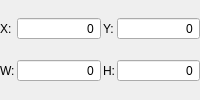
                             <widget class="QWidget" name="rectWidget" native="true">
                              <property name="minimumSize">
                               <size>
                                <width>0</width>
                                <height>0</height>
                               </size>
                              </property>
                              <layout class="QGridLayout" name="gridLayout_3">
                               <property name="leftMargin">
                                <number>0</number>
                               </property>
                               <property name="topMargin">
                                <number>0</number>
                               </property>
                               <property name="rightMargin">
                                <number>0</number>
                               </property>
                               <property name="bottomMargin">
                                <number>0</number>
                               </property>
                               <property name="spacing">
                                <number>2</number>
                               </property>
                               <item row="0" column="1">
                                <widget class="QSpinBox" name="spriteLeftSpinBox">
                                 <property name="sizePolicy">
                                  <sizepolicy hsizetype="MinimumExpanding" vsizetype="Fixed">
                                   <horstretch>0</horstretch>
                                   <verstretch>0</verstretch>
                                  </sizepolicy>
                                 </property>
                                 <property name="alignment">
                                  <set>Qt::AlignmentFlag::AlignRight|Qt::AlignmentFlag::AlignTrailing|Qt::AlignmentFlag::AlignVCenter</set>
                                 </property>
                                 <property name="buttonSymbols">
                                  <enum>QAbstractSpinBox::ButtonSymbols::NoButtons</enum>
                                 </property>
                                 <property name="minimum">
                                  <number>-99999</number>
                                 </property>
                                 <property name="maximum">
                                  <number>99999</number>
                                 </property>
                                </widget>
                               </item>
                               <item row="0" column="0">
                                <widget class="QLabel" name="label_5">
                                 <property name="sizePolicy">
                                  <sizepolicy hsizetype="Maximum" vsizetype="Preferred">
                                   <horstretch>0</horstretch>
                                   <verstretch>0</verstretch>
                                  </sizepolicy>
                                 </property>
                                 <property name="text">
                                  <string>X:</string>
                                 </property>
                                </widget>
                               </item>
                               <item row="0" column="3">
                                <widget class="QSpinBox" name="spriteTopSpinBox">
                                 <property name="sizePolicy">
                                  <sizepolicy hsizetype="MinimumExpanding" vsizetype="Fixed">
                                   <horstretch>0</horstretch>
                                   <verstretch>0</verstretch>
                                  </sizepolicy>
                                 </property>
                                 <property name="alignment">
                                  <set>Qt::AlignmentFlag::AlignRight|Qt::AlignmentFlag::AlignTrailing|Qt::AlignmentFlag::AlignVCenter</set>
                                 </property>
                                 <property name="buttonSymbols">
                                  <enum>QAbstractSpinBox::ButtonSymbols::NoButtons</enum>
                                 </property>
                                 <property name="minimum">
                                  <number>-99999</number>
                                 </property>
                                 <property name="maximum">
                                  <number>99999</number>
                                 </property>
                                </widget>
                               </item>
                               <item row="0" column="2">
                                <widget class="QLabel" name="label_8">
                                 <property name="sizePolicy">
                                  <sizepolicy hsizetype="Maximum" vsizetype="Preferred">
                                   <horstretch>0</horstretch>
                                   <verstretch>0</verstretch>
                                  </sizepolicy>
                                 </property>
                                 <property name="text">
                                  <string>Y:</string>
                                 </property>
                                </widget>
                               </item>
                               <item row="1" column="0">
                                <widget class="QLabel" name="label_9">
                                 <property name="text">
                                  <string>W:</string>
                                 </property>
                                </widget>
                               </item>
                               <item row="1" column="1">
                                <widget class="QSpinBox" name="spriteWidthSpinBox">
                                 <property name="sizePolicy">
                                  <sizepolicy hsizetype="MinimumExpanding" vsizetype="Fixed">
                                   <horstretch>0</horstretch>
                                   <verstretch>0</verstretch>
                                  </sizepolicy>
                                 </property>
                                 <property name="alignment">
                                  <set>Qt::AlignmentFlag::AlignRight|Qt::AlignmentFlag::AlignTrailing|Qt::AlignmentFlag::AlignVCenter</set>
                                 </property>
                                 <property name="buttonSymbols">
                                  <enum>QAbstractSpinBox::ButtonSymbols::NoButtons</enum>
                                 </property>
                                 <property name="minimum">
                                  <number>-99999</number>
                                 </property>
                                 <property name="maximum">
                                  <number>99999</number>
                                 </property>
                                </widget>
                               </item>
                               <item row="1" column="2">
                                <widget class="QLabel" name="label_10">
                                 <property name="text">
                                  <string>H:</string>
                                 </property>
                                </widget>
                               </item>
                               <item row="1" column="3">
                                <widget class="QSpinBox" name="spriteHeightSpinBox">
                                 <property name="sizePolicy">
                                  <sizepolicy hsizetype="MinimumExpanding" vsizetype="Fixed">
                                   <horstretch>0</horstretch>
                                   <verstretch>0</verstretch>
                                  </sizepolicy>
                                 </property>
                                 <property name="alignment">
                                  <set>Qt::AlignmentFlag::AlignRight|Qt::AlignmentFlag::AlignTrailing|Qt::AlignmentFlag::AlignVCenter</set>
                                 </property>
                                 <property name="buttonSymbols">
                                  <enum>QAbstractSpinBox::ButtonSymbols::NoButtons</enum>
                                 </property>
                                 <property name="minimum">
                                  <number>-99999</number>
                                 </property>
                                 <property name="maximum">
                                  <number>99999</number>
                                 </property>
                                </widget>
                               </item>
                              </layout>
                             </widget>
